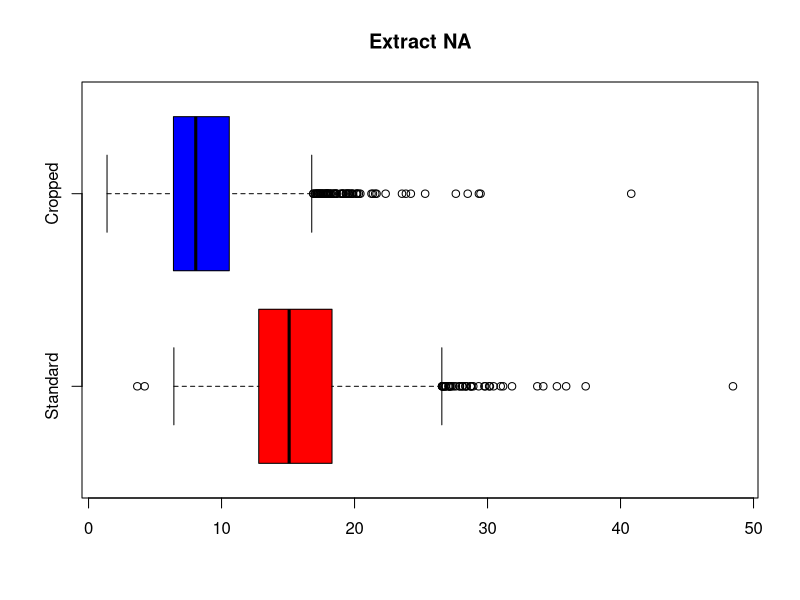
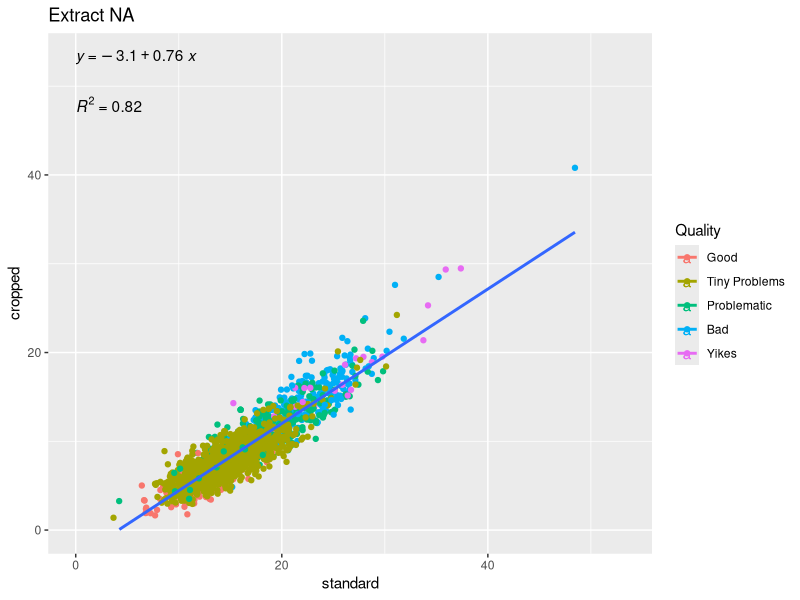
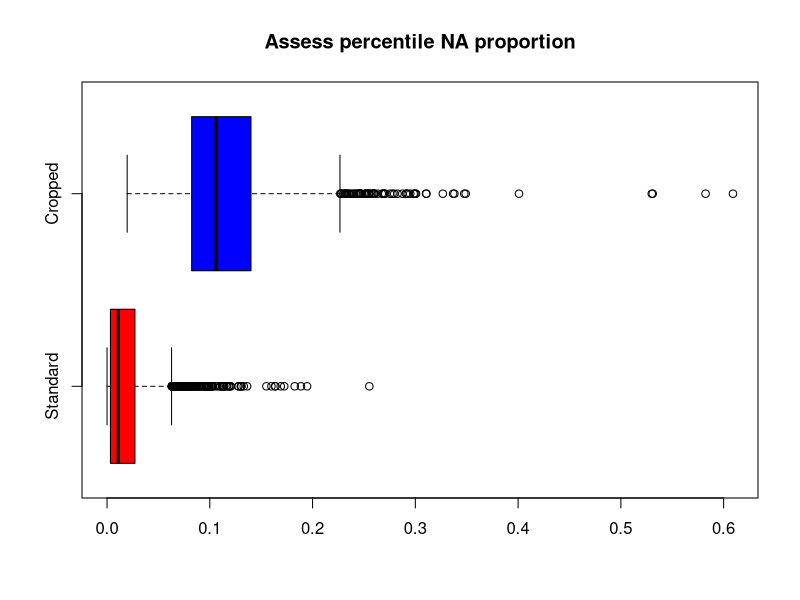
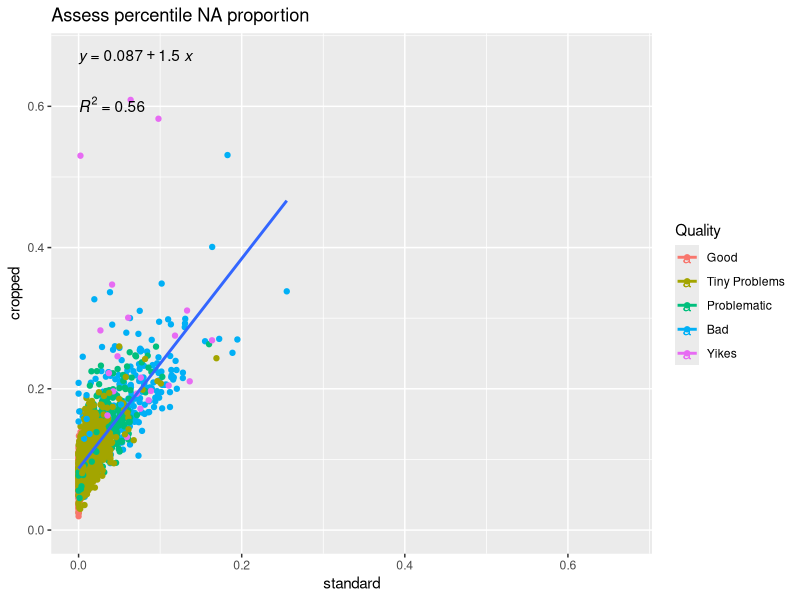
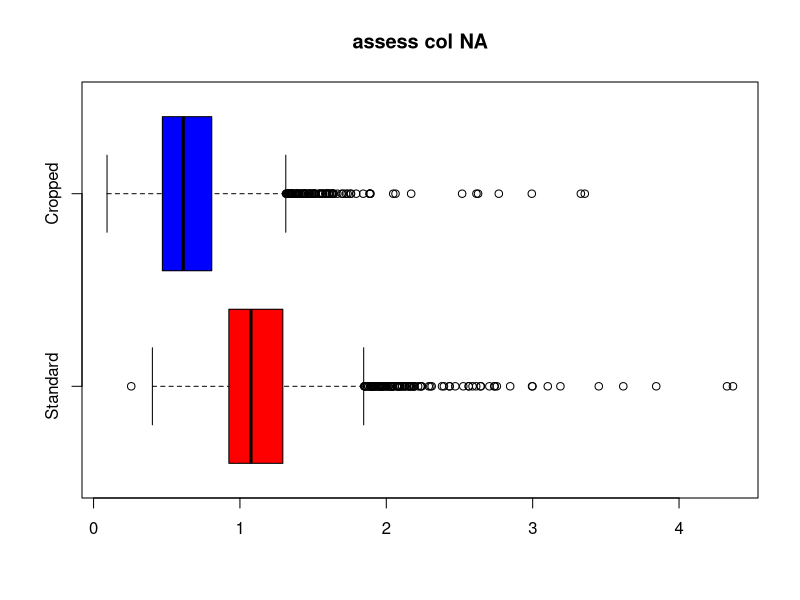
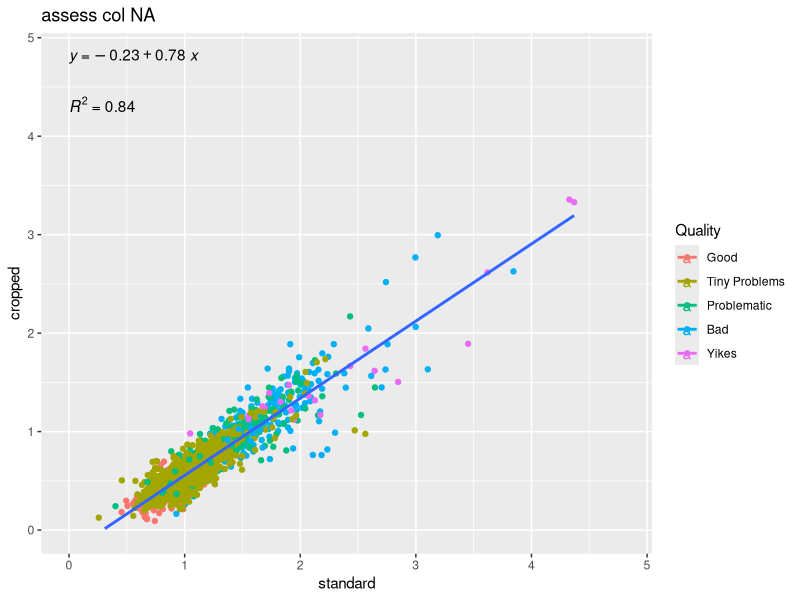
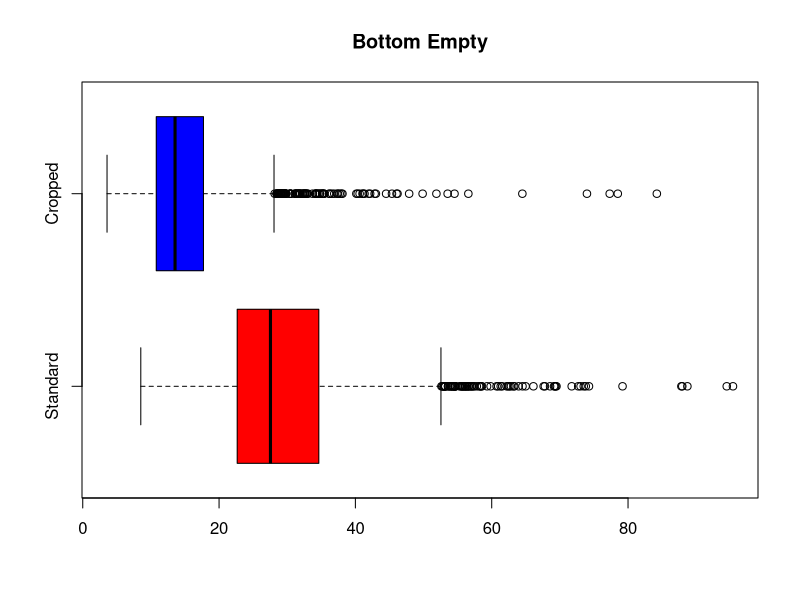
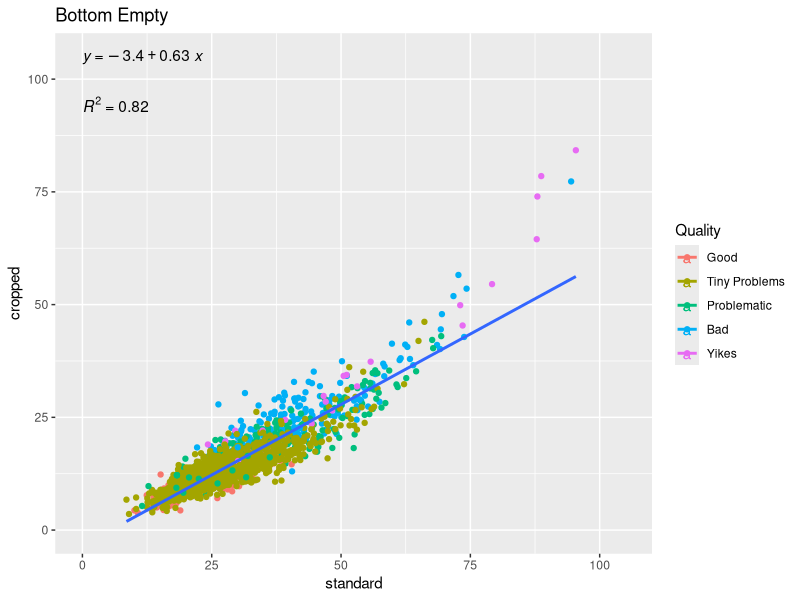

The R source for these figures, in order:
## ---- chunk 1
knitr::opts_chunk$set(echo = TRUE)
if (!require(fastDummies)) install.packages('fastDummies')
if (!require(tidyverse)) install.packages('tidyverse')
if (!require(ggplot2)) install.packages('ggplot2')
if (!require(ggpubr)) install.packages('ggpubr')
library(fastDummies)
library(tidyverse)
library(ggplot2)
library(ggpubr)

## ---- chunk 2
full_data = read.csv(file = "../data/std_and_cropped_data_12_20_2022.csv", header=TRUE)
## ---- chunk 3

full_data = full_data %>% mutate(
  Quality = factor(Quality, levels=c("Good", "Tiny Problems", "Problematic", "Bad", "Yikes")),
  Problem = factor(Problem)
)

## ---- chunk 4
comparison <- function(standard, cropped, feature) {

upper = max(max(standard), max(cropped))
upper = upper * 1.1
scatty = full_data %>% ggplot(aes(x=standard, y=cropped, col = Quality, group = 1)) +
  geom_point() +
  xlim(0,upper) +
  ylim(0,upper) +
  ggtitle(feature) +
  geom_smooth(method=lm, se = FALSE, aes(group = 1)) +
  stat_regline_equation(label.y = upper, aes(label = ..eq.label..)) +
  stat_regline_equation(label.y = upper*0.9, aes(label = ..rr.label..))

boxy = boxplot(standard, cropped,
        horizontal = TRUE,
        main = feature,
        names = c("Standard", "Cropped"),
        col = c("red", "blue"))
        
print(scatty)
boxy
df = data.frame(min = numeric(),
                firstQ = numeric(),
                med = numeric(),
                mean = numeric(),
                thirdQ = numeric(),
                max = numeric())

print(paste("Summary Info of", feature))
df[1,] = summary(standard)
df[2,] = summary(cropped)
rownames(df) = c("Standard", "Cropped")
print(df)
}
## ---- chunk 5
comparison(full_data$extract_na, full_data$extract_na_cropped, feature = "Extract NA")
comparison(full_data$assess_percentile_na_proportion, full_data$assess_percentile_na_proportion_cropped, feature = "Assess percentile NA proportion")
comparison(full_data$assess_col_na, full_data$assess_col_na_cropped, feature = "assess col NA")
comparison(full_data$assess_bottomempty, full_data$assess_bottomempty_cropped, feature = "Bottom Empty")
comparison(full_data$assess_median_na_proportion, full_data$assess_median_na_proportion_cropped, feature = "Assess median NA proportion")
